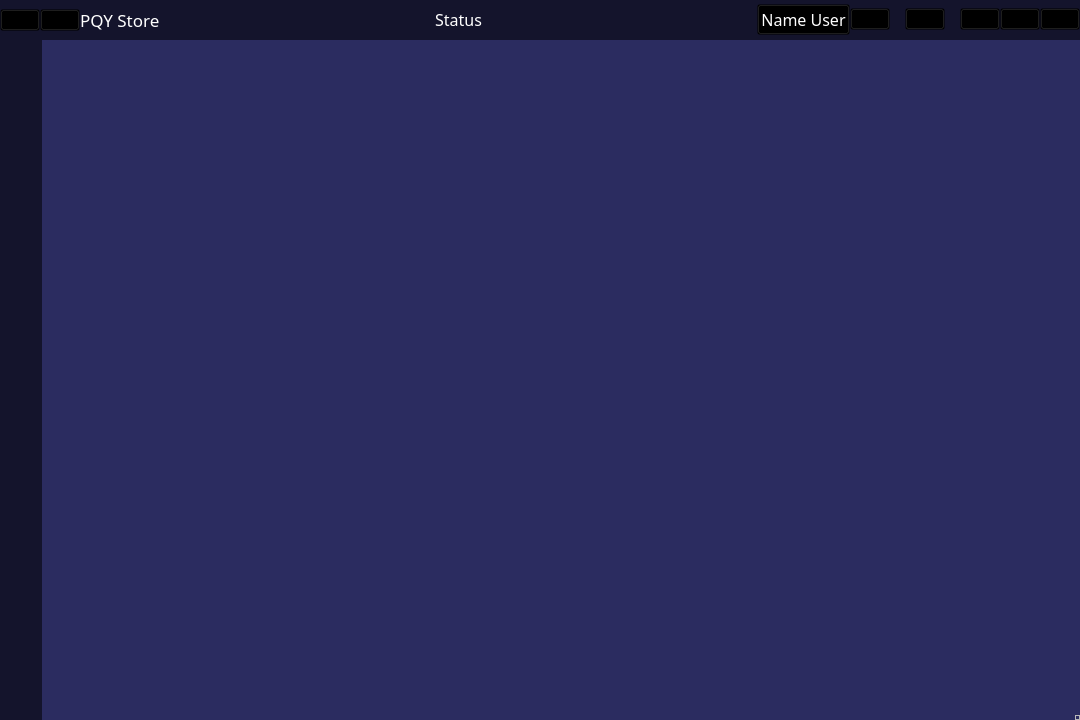
<?xml version="1.0" encoding="UTF-8"?>
<ui version="4.0">
 <class>MainWindow</class>
 <widget class="QMainWindow" name="MainWindow">
  <property name="geometry">
   <rect>
    <x>0</x>
    <y>0</y>
    <width>1080</width>
    <height>720</height>
   </rect>
  </property>
  <property name="windowTitle">
   <string>MainWindow</string>
  </property>
  <property name="styleSheet">
   <string notr="true">

*{}

#name_app{
	font: 13pt Comfortaa;
	color: #fff
}
#name_user, #status_title{
	color: #fff;
	font: 12pt Comfortaa;
}

#title_bar QPushButton{
	background-color: transparent;
}
#title_bar{
	background-color: #14142c;
}
#centralwidget{
	background-color: #2b2c60
}
#left_menu{
	background-color: #14142c;
}
#left_menu QPushButton {
	min-width: 40px;
	min-height: 40px;
	border: 1px solid;
	border-color: transparent;
	background-color: transparent;
}
#left_menu QPushButton:hover {
	background-color: #252552;
	border-top-color: #6969ea;
	border-bottom-color: #6969ea;
}
QToolTip {
	color: #fff;
	font: 10pt Comfortaa;
	background-color: rgba(100, 100, 100, 100);
	border: 1px solid;
	border-radius: 7px;
	border-color: #fff;
}</string>
  </property>
  <widget class="QWidget" name="centralwidget">
   <layout class="QVBoxLayout" name="verticalLayout">
    <property name="spacing">
     <number>0</number>
    </property>
    <property name="leftMargin">
     <number>0</number>
    </property>
    <property name="topMargin">
     <number>0</number>
    </property>
    <property name="rightMargin">
     <number>0</number>
    </property>
    <property name="bottomMargin">
     <number>0</number>
    </property>
    <item alignment="Qt::AlignTop">
     <widget class="QWidget" name="title_bar" native="true">
      <property name="minimumSize">
       <size>
        <width>0</width>
        <height>40</height>
       </size>
      </property>
      <layout class="QHBoxLayout" name="horizontalLayout">
       <property name="spacing">
        <number>0</number>
       </property>
       <property name="leftMargin">
        <number>0</number>
       </property>
       <property name="topMargin">
        <number>0</number>
       </property>
       <property name="rightMargin">
        <number>0</number>
       </property>
       <property name="bottomMargin">
        <number>0</number>
       </property>
       <item alignment="Qt::AlignLeft|Qt::AlignVCenter">
        <widget class="QWidget" name="logo" native="true">
         <property name="toolTip">
          <string>Built &amp; developed by PQY Team</string>
         </property>
         <layout class="QHBoxLayout" name="horizontalLayout_3">
          <property name="spacing">
           <number>0</number>
          </property>
          <property name="leftMargin">
           <number>0</number>
          </property>
          <property name="topMargin">
           <number>0</number>
          </property>
          <property name="rightMargin">
           <number>0</number>
          </property>
          <property name="bottomMargin">
           <number>0</number>
          </property>
          <item>
           <widget class="QPushButton" name="left_menu_btn">
            <property name="minimumSize">
             <size>
              <width>40</width>
              <height>0</height>
             </size>
            </property>
            <property name="toolTip">
             <string>Menu</string>
            </property>
            <property name="text">
             <string/>
            </property>
            <property name="icon">
             <iconset>
              <normaloff>../icons/menu-white.svg</normaloff>../icons/menu-white.svg</iconset>
            </property>
            <property name="iconSize">
             <size>
              <width>30</width>
              <height>30</height>
             </size>
            </property>
            <property name="shortcut">
             <string>Ctrl+Tab</string>
            </property>
           </widget>
          </item>
          <item alignment="Qt::AlignLeft|Qt::AlignVCenter">
           <widget class="QPushButton" name="logo_app">
            <property name="text">
             <string/>
            </property>
            <property name="icon">
             <iconset>
              <normaloff>../Image/OLD/0a890a8477d7b889e1c6.jpg</normaloff>../Image/OLD/0a890a8477d7b889e1c6.jpg</iconset>
            </property>
            <property name="iconSize">
             <size>
              <width>32</width>
              <height>32</height>
             </size>
            </property>
           </widget>
          </item>
          <item alignment="Qt::AlignLeft|Qt::AlignVCenter">
           <widget class="QLabel" name="name_app">
            <property name="text">
             <string>PQY Store</string>
            </property>
           </widget>
          </item>
         </layout>
         <zorder>logo_app</zorder>
         <zorder>name_app</zorder>
         <zorder>left_menu_btn</zorder>
        </widget>
       </item>
       <item alignment="Qt::AlignVCenter">
        <widget class="QWidget" name="widget_status" native="true">
         <property name="sizePolicy">
          <sizepolicy hsizetype="Expanding" vsizetype="Preferred">
           <horstretch>0</horstretch>
           <verstretch>0</verstretch>
          </sizepolicy>
         </property>
         <layout class="QVBoxLayout" name="verticalLayout_2">
          <property name="spacing">
           <number>0</number>
          </property>
          <property name="leftMargin">
           <number>0</number>
          </property>
          <property name="topMargin">
           <number>0</number>
          </property>
          <property name="rightMargin">
           <number>0</number>
          </property>
          <property name="bottomMargin">
           <number>0</number>
          </property>
          <item>
           <widget class="QLabel" name="status_title">
            <property name="sizePolicy">
             <sizepolicy hsizetype="Preferred" vsizetype="Preferred">
              <horstretch>0</horstretch>
              <verstretch>0</verstretch>
             </sizepolicy>
            </property>
            <property name="text">
             <string>Status</string>
            </property>
            <property name="alignment">
             <set>Qt::AlignCenter</set>
            </property>
           </widget>
          </item>
         </layout>
        </widget>
       </item>
       <item alignment="Qt::AlignRight|Qt::AlignVCenter">
        <widget class="QWidget" name="widget_profile" native="true">
         <layout class="QHBoxLayout" name="horizontalLayout_2">
          <property name="spacing">
           <number>0</number>
          </property>
          <property name="leftMargin">
           <number>0</number>
          </property>
          <property name="topMargin">
           <number>0</number>
          </property>
          <property name="rightMargin">
           <number>0</number>
          </property>
          <property name="bottomMargin">
           <number>0</number>
          </property>
          <item>
           <widget class="QPushButton" name="name_user">
            <property name="toolTip">
             <string>Profile</string>
            </property>
            <property name="layoutDirection">
             <enum>Qt::RightToLeft</enum>
            </property>
            <property name="text">
             <string>Name User</string>
            </property>
            <property name="icon">
             <iconset>
              <normaloff>../icons/user-white.svg</normaloff>../icons/user-white.svg</iconset>
            </property>
            <property name="iconSize">
             <size>
              <width>30</width>
              <height>30</height>
             </size>
            </property>
           </widget>
          </item>
          <item>
           <widget class="QPushButton" name="log_out">
            <property name="toolTip">
             <string>Log out</string>
            </property>
            <property name="text">
             <string/>
            </property>
            <property name="icon">
             <iconset>
              <normaloff>../icons/log-out-white.svg</normaloff>../icons/log-out-white.svg</iconset>
            </property>
            <property name="iconSize">
             <size>
              <width>30</width>
              <height>26</height>
             </size>
            </property>
           </widget>
          </item>
          <item>
           <widget class="QLabel" name="label">
            <property name="minimumSize">
             <size>
              <width>15</width>
              <height>0</height>
             </size>
            </property>
            <property name="text">
             <string/>
            </property>
           </widget>
          </item>
          <item>
           <widget class="QPushButton" name="return_home">
            <property name="toolTip">
             <string>Home</string>
            </property>
            <property name="text">
             <string/>
            </property>
            <property name="icon">
             <iconset>
              <normaloff>../icons/home-white.svg</normaloff>../icons/home-white.svg</iconset>
            </property>
            <property name="iconSize">
             <size>
              <width>40</width>
              <height>26</height>
             </size>
            </property>
           </widget>
          </item>
          <item>
           <widget class="QLabel" name="label_2">
            <property name="minimumSize">
             <size>
              <width>15</width>
              <height>0</height>
             </size>
            </property>
            <property name="text">
             <string/>
            </property>
           </widget>
          </item>
          <item>
           <widget class="QPushButton" name="minimize_btn">
            <property name="toolTip">
             <string>Minimize</string>
            </property>
            <property name="statusTip">
             <string extracomment="Minimize"/>
            </property>
            <property name="accessibleDescription">
             <string/>
            </property>
            <property name="text">
             <string/>
            </property>
            <property name="icon">
             <iconset>
              <normaloff>../icons/minus-white.svg</normaloff>../icons/minus-white.svg</iconset>
            </property>
            <property name="iconSize">
             <size>
              <width>30</width>
              <height>25</height>
             </size>
            </property>
           </widget>
          </item>
          <item>
           <widget class="QPushButton" name="maximize_btn">
            <property name="toolTip">
             <string>Maximize</string>
            </property>
            <property name="text">
             <string/>
            </property>
            <property name="icon">
             <iconset>
              <normaloff>../icons/square-white.svg</normaloff>../icons/square-white.svg</iconset>
            </property>
            <property name="iconSize">
             <size>
              <width>30</width>
              <height>22</height>
             </size>
            </property>
           </widget>
          </item>
          <item>
           <widget class="QPushButton" name="close_btn">
            <property name="toolTip">
             <string>Close</string>
            </property>
            <property name="text">
             <string/>
            </property>
            <property name="icon">
             <iconset>
              <normaloff>../icons/x-white.svg</normaloff>../icons/x-white.svg</iconset>
            </property>
            <property name="iconSize">
             <size>
              <width>30</width>
              <height>25</height>
             </size>
            </property>
           </widget>
          </item>
         </layout>
        </widget>
       </item>
      </layout>
     </widget>
    </item>
    <item>
     <widget class="QWidget" name="screen_app" native="true">
      <property name="sizePolicy">
       <sizepolicy hsizetype="Expanding" vsizetype="Expanding">
        <horstretch>0</horstretch>
        <verstretch>0</verstretch>
       </sizepolicy>
      </property>
      <layout class="QHBoxLayout" name="horizontalLayout_6">
       <property name="spacing">
        <number>0</number>
       </property>
       <property name="leftMargin">
        <number>0</number>
       </property>
       <property name="topMargin">
        <number>0</number>
       </property>
       <property name="rightMargin">
        <number>0</number>
       </property>
       <property name="bottomMargin">
        <number>0</number>
       </property>
       <item>
        <widget class="QWidget" name="left_menu" native="true">
         <property name="styleSheet">
          <string notr="true"/>
         </property>
         <layout class="QVBoxLayout" name="verticalLayout_3">
          <property name="spacing">
           <number>0</number>
          </property>
          <property name="leftMargin">
           <number>0</number>
          </property>
          <property name="topMargin">
           <number>5</number>
          </property>
          <property name="rightMargin">
           <number>0</number>
          </property>
          <property name="bottomMargin">
           <number>10</number>
          </property>
          <item>
           <widget class="QPushButton" name="sell_button">
            <property name="sizePolicy">
             <sizepolicy hsizetype="Preferred" vsizetype="Preferred">
              <horstretch>0</horstretch>
              <verstretch>0</verstretch>
             </sizepolicy>
            </property>
            <property name="cursor">
             <cursorShape>PointingHandCursor</cursorShape>
            </property>
            <property name="toolTip">
             <string>Sell</string>
            </property>
            <property name="layoutDirection">
             <enum>Qt::LeftToRight</enum>
            </property>
            <property name="text">
             <string/>
            </property>
            <property name="icon">
             <iconset>
              <normaloff>../icons/shopping-cart-white.svg</normaloff>../icons/shopping-cart-white.svg</iconset>
            </property>
            <property name="iconSize">
             <size>
              <width>30</width>
              <height>30</height>
             </size>
            </property>
           </widget>
          </item>
          <item>
           <widget class="QPushButton" name="shift_summary_btn">
            <property name="sizePolicy">
             <sizepolicy hsizetype="Minimum" vsizetype="Minimum">
              <horstretch>0</horstretch>
              <verstretch>0</verstretch>
             </sizepolicy>
            </property>
            <property name="cursor">
             <cursorShape>PointingHandCursor</cursorShape>
            </property>
            <property name="toolTip">
             <string>Shift Work</string>
            </property>
            <property name="layoutDirection">
             <enum>Qt::LeftToRight</enum>
            </property>
            <property name="text">
             <string/>
            </property>
            <property name="icon">
             <iconset>
              <normaloff>../icons/fast-forward-white.svg</normaloff>../icons/fast-forward-white.svg</iconset>
            </property>
            <property name="iconSize">
             <size>
              <width>30</width>
              <height>30</height>
             </size>
            </property>
           </widget>
          </item>
          <item>
           <widget class="QPushButton" name="view_stock_btn">
            <property name="sizePolicy">
             <sizepolicy hsizetype="Minimum" vsizetype="Minimum">
              <horstretch>0</horstretch>
              <verstretch>0</verstretch>
             </sizepolicy>
            </property>
            <property name="cursor">
             <cursorShape>PointingHandCursor</cursorShape>
            </property>
            <property name="toolTip">
             <string>Warehouse</string>
            </property>
            <property name="layoutDirection">
             <enum>Qt::RightToLeft</enum>
            </property>
            <property name="text">
             <string/>
            </property>
            <property name="icon">
             <iconset>
              <normaloff>../icons/package-white.svg</normaloff>../icons/package-white.svg</iconset>
            </property>
            <property name="iconSize">
             <size>
              <width>30</width>
              <height>30</height>
             </size>
            </property>
           </widget>
          </item>
          <item>
           <widget class="QPushButton" name="view_history_btn">
            <property name="sizePolicy">
             <sizepolicy hsizetype="Minimum" vsizetype="Minimum">
              <horstretch>0</horstretch>
              <verstretch>0</verstretch>
             </sizepolicy>
            </property>
            <property name="cursor">
             <cursorShape>PointingHandCursor</cursorShape>
            </property>
            <property name="toolTip">
             <string>History</string>
            </property>
            <property name="layoutDirection">
             <enum>Qt::RightToLeft</enum>
            </property>
            <property name="text">
             <string/>
            </property>
            <property name="icon">
             <iconset>
              <normaloff>../icons/book-white.svg</normaloff>../icons/book-white.svg</iconset>
            </property>
            <property name="iconSize">
             <size>
              <width>30</width>
              <height>30</height>
             </size>
            </property>
           </widget>
          </item>
          <item>
           <widget class="QPushButton" name="import_export_btn">
            <property name="sizePolicy">
             <sizepolicy hsizetype="Minimum" vsizetype="Minimum">
              <horstretch>0</horstretch>
              <verstretch>0</verstretch>
             </sizepolicy>
            </property>
            <property name="cursor">
             <cursorShape>PointingHandCursor</cursorShape>
            </property>
            <property name="toolTip">
             <string>Import - Export</string>
            </property>
            <property name="text">
             <string/>
            </property>
            <property name="icon">
             <iconset>
              <normaloff>../icons/truck-white.svg</normaloff>../icons/truck-white.svg</iconset>
            </property>
            <property name="iconSize">
             <size>
              <width>30</width>
              <height>30</height>
             </size>
            </property>
           </widget>
          </item>
          <item>
           <widget class="QPushButton" name="signup">
            <property name="sizePolicy">
             <sizepolicy hsizetype="Minimum" vsizetype="Minimum">
              <horstretch>0</horstretch>
              <verstretch>0</verstretch>
             </sizepolicy>
            </property>
            <property name="cursor">
             <cursorShape>PointingHandCursor</cursorShape>
            </property>
            <property name="toolTip">
             <string>Add  member</string>
            </property>
            <property name="layoutDirection">
             <enum>Qt::RightToLeft</enum>
            </property>
            <property name="text">
             <string/>
            </property>
            <property name="icon">
             <iconset>
              <normaloff>../icons/user-plus-white.svg</normaloff>../icons/user-plus-white.svg</iconset>
            </property>
            <property name="iconSize">
             <size>
              <width>30</width>
              <height>30</height>
             </size>
            </property>
           </widget>
          </item>
          <item>
           <spacer name="verticalSpacer">
            <property name="orientation">
             <enum>Qt::Vertical</enum>
            </property>
            <property name="sizeHint" stdset="0">
             <size>
              <width>20</width>
              <height>40</height>
             </size>
            </property>
           </spacer>
          </item>
          <item>
           <widget class="QPushButton" name="close_left_menu">
            <property name="toolTip">
             <string>Close menu</string>
            </property>
            <property name="text">
             <string/>
            </property>
            <property name="icon">
             <iconset>
              <normaloff>../icons/x-circle-white.svg</normaloff>../icons/x-circle-white.svg</iconset>
            </property>
            <property name="iconSize">
             <size>
              <width>30</width>
              <height>30</height>
             </size>
            </property>
            <property name="shortcut">
             <string>Ctrl+Tab</string>
            </property>
           </widget>
          </item>
          <item>
           <widget class="QPushButton" name="help_btn">
            <property name="toolTip">
             <string>Help</string>
            </property>
            <property name="text">
             <string/>
            </property>
            <property name="icon">
             <iconset>
              <normaloff>../icons/help-circle-white.svg</normaloff>../icons/help-circle-white.svg</iconset>
            </property>
            <property name="iconSize">
             <size>
              <width>30</width>
              <height>30</height>
             </size>
            </property>
           </widget>
          </item>
          <item>
           <widget class="QPushButton" name="info_btn">
            <property name="toolTip">
             <string>Info</string>
            </property>
            <property name="text">
             <string/>
            </property>
            <property name="icon">
             <iconset>
              <normaloff>../icons/alert-circle-white.svg</normaloff>../icons/alert-circle-white.svg</iconset>
            </property>
            <property name="iconSize">
             <size>
              <width>30</width>
              <height>30</height>
             </size>
            </property>
           </widget>
          </item>
          <item>
           <widget class="QPushButton" name="contact_btn">
            <property name="toolTip">
             <string>Contact</string>
            </property>
            <property name="text">
             <string/>
            </property>
            <property name="icon">
             <iconset>
              <normaloff>../icons/phone-call-white.svg</normaloff>../icons/phone-call-white.svg</iconset>
            </property>
            <property name="iconSize">
             <size>
              <width>30</width>
              <height>30</height>
             </size>
            </property>
           </widget>
          </item>
          <item>
           <widget class="QPushButton" name="setting_btn">
            <property name="toolTip">
             <string>Setting</string>
            </property>
            <property name="text">
             <string/>
            </property>
            <property name="icon">
             <iconset>
              <normaloff>../icons/settings-white.svg</normaloff>../icons/settings-white.svg</iconset>
            </property>
            <property name="iconSize">
             <size>
              <width>30</width>
              <height>30</height>
             </size>
            </property>
           </widget>
          </item>
         </layout>
        </widget>
       </item>
       <item>
        <widget class="QWidget" name="main_screen" native="true">
         <property name="sizePolicy">
          <sizepolicy hsizetype="Expanding" vsizetype="Expanding">
           <horstretch>0</horstretch>
           <verstretch>0</verstretch>
          </sizepolicy>
         </property>
        </widget>
       </item>
       <item alignment="Qt::AlignRight|Qt::AlignBottom">
        <widget class="QFrame" name="size_grip">
         <property name="sizePolicy">
          <sizepolicy hsizetype="Minimum" vsizetype="Minimum">
           <horstretch>0</horstretch>
           <verstretch>0</verstretch>
          </sizepolicy>
         </property>
         <property name="minimumSize">
          <size>
           <width>5</width>
           <height>5</height>
          </size>
         </property>
         <property name="frameShape">
          <enum>QFrame::StyledPanel</enum>
         </property>
         <property name="frameShadow">
          <enum>QFrame::Raised</enum>
         </property>
        </widget>
       </item>
      </layout>
     </widget>
    </item>
   </layout>
  </widget>
 </widget>
 <resources/>
 <connections/>
</ui>
